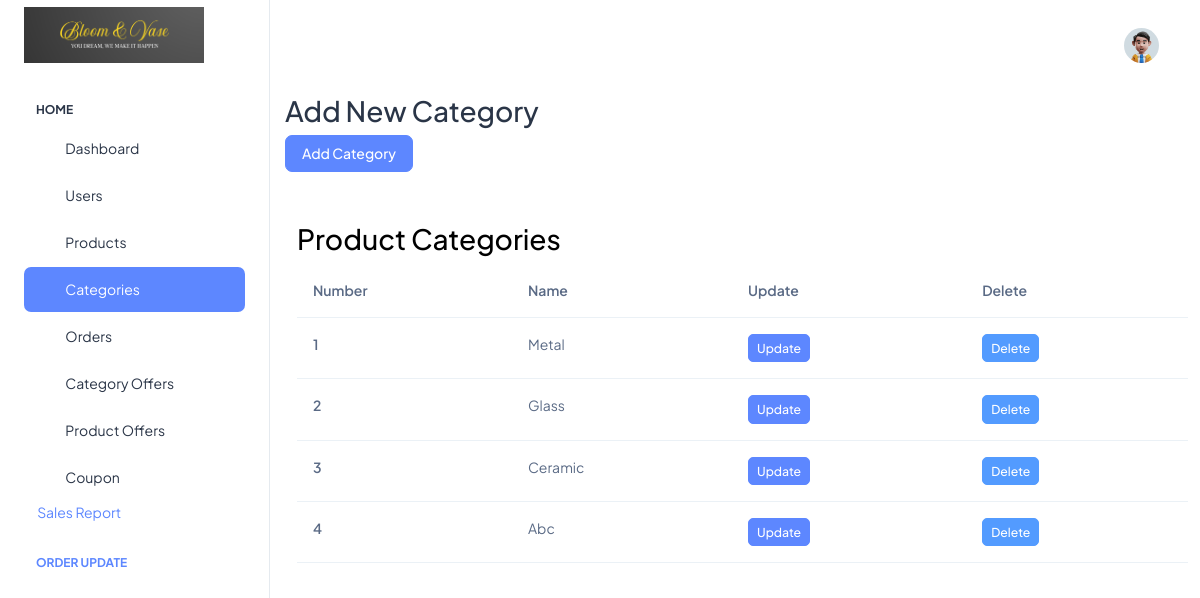
/my_admin/category/ (signed in), run on the app's committed database.
### product/models.py (models this page shows)
class Category(models.Model):
    name = models.CharField(max_length=100, unique=True, null=False)
    inactive = models.BooleanField(default=False) # soft_delete
    def __str__(self):
        return self.name

### my_admin/views.py (the view, shortened to what this page needs)
# urls.py: path('category/',add_category,name ='add_category'),
def add_category(request):
    if request.user.is_staff:
        categories = Category.objects.all()
        context = {'categories':categories}
        print(context)
        return render(request,'my_admin/category.html',context)

### user/models.py (called while the page is built)
    @property
    def is_staff(self):
        return self.is_admin

### my_admin/templates/my_admin/category.html (shortened to what this page needs)
{% extends 'my_admin/admin_index.html' %}
{% load static %}
{% block body %}
<div style= 'margin-left:15px;'>
    <h2 style = 'margin-top:50px'>Add New Category</h2>
    <button type="button" class="btn btn-primary" data-bs-toggle="modal" data-bs-target="#exampleModalCenter">
        Add Category
    </button>
    <div class="container">
        <div>
            <h2 style="color: black; margin-top: 50px;">Product Categories</h2>
        </div>
        <table class="table">
            <thead>
              <tr>
                <th scope="col">Number</th>
                <th scope="col">Name</th>
                <th scope="col">Update</th>
                <th scope="col">Delete</th>
              </tr>
            </thead>
            <tbody>
                {% for category in categories %}
                <tr>
                  <th scope="row">{{ category.id }}</th>
                  <td>{{ category.name }}</td>
                  <td><button type="button" class='btn btn-primary btn-sm' onclick="openUpdateModal('{{ category.id }}', '{{ category.name }}')">Update</button>
                  </td></td>
                  {% if category.inactive %}
                  <td><a href="{% url 'delete_category' category.id%}" class='btn btn-danger btn-sm'>Deleted</a></td>
                  {% else %}
                  <td><a href="{% url 'delete_category' category.id%}" class='btn btn-info btn-sm'>Delete</a></td>
                  {% endif %}
                </tr>
                {% endfor %}
            </tbody>
        </table>
    </div>
</div>
{% endblock body %}

### data on the page
Category: id "1", name "Metal", inactive "Delete"
Category: id "2", name "Glass", inactive "Delete"
Category: id "3", name "Ceramic", inactive "Delete"
Category: id "4", name "Abc", inactive "Delete"
